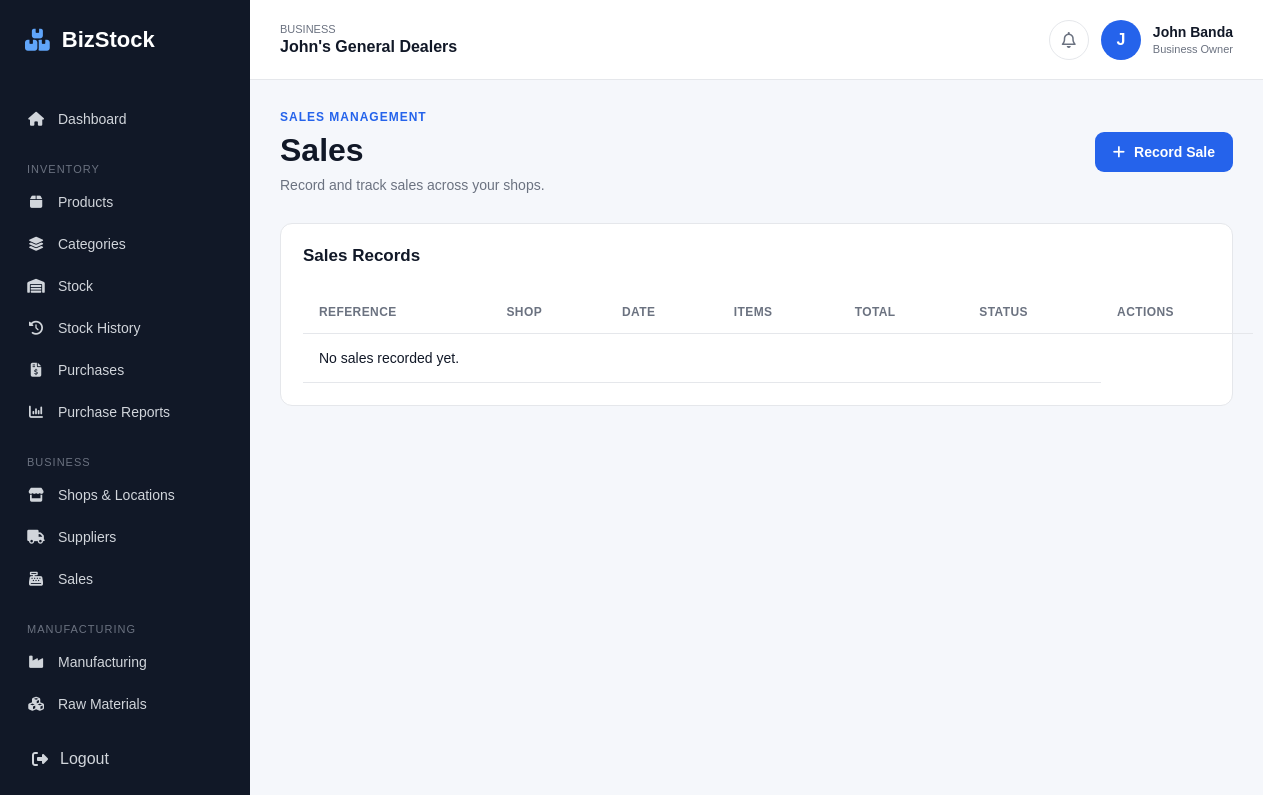
The app's page /inventory/sales/ (signed in), older data.
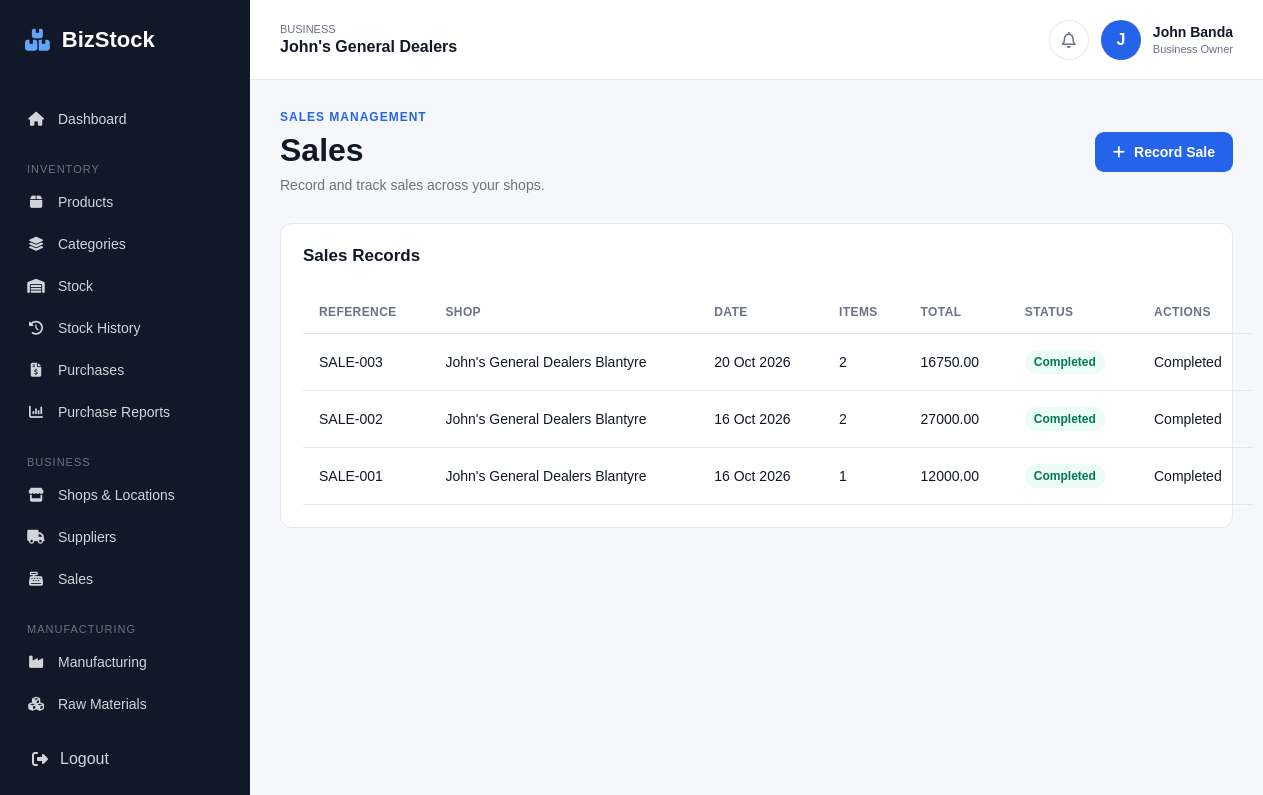
The same page, newer data.
### inventory/models.py (models this page shows, shortened)
class Sale(models.Model):
    STATUS_CHOICES = [
        ('draft', 'Draft'),
        ('completed', 'Completed'),
        ('cancelled', 'Cancelled'),
    ]
    business = models.ForeignKey(
        'businesses.Business',
        on_delete=models.CASCADE,
        related_name='sales',
    )
    location = models.ForeignKey(
        'shops.Location',
        on_delete=models.PROTECT,
        related_name='sales',
    )
    reference = models.CharField(
        max_length=100,
        blank=True,
    )
    status = models.CharField(
        max_length=20,
        choices=STATUS_CHOICES,
        default='draft',
    )
    notes = models.TextField(blank=True)
    created_by = models.ForeignKey(
        settings.AUTH_USER_MODEL,
        on_delete=models.SET_NULL,
        null=True,
        blank=True,
        related_name='bizstock_sales',
    )
    created_at = models.DateTimeField(auto_now_add=True)
    completed_at = models.DateTimeField(
        null=True,
        blank=True,
    )
    class Meta:
        ordering = ['-created_at']
    @property
    def total_amount(self):
        return sum(
            (item.line_total for item in self.items.all()),
            start=Decimal('0.00'),
        )

class SaleItem(models.Model):
    sale = models.ForeignKey(
        Sale,
        on_delete=models.CASCADE,
        related_name='items',
    )
    product = models.ForeignKey(
        'inventory.Product',
        on_delete=models.PROTECT,
        related_name='sale_items',
    )
    quantity = models.DecimalField(
        max_digits=12,
        decimal_places=2,
        validators=[MinValueValidator(Decimal('0.01'))],
    )
    unit_price = models.DecimalField(
        max_digits=12,
        decimal_places=2,
        validators=[MinValueValidator(Decimal('0.00'))],
    )
    unit_cost = models.DecimalField(
        max_digits=12,
        decimal_places=2,
        validators=[MinValueValidator(Decimal('0.00'))],
        default=Decimal('0.00'),
    )
    @property
    def line_total(self):
        return self.quantity * self.unit_price

### shops/models.py (models this page shows, shortened)
class Location(models.Model):
    LOCATION_TYPES = [
        ('factory', 'Factory'),
        ('shop', 'Shop'),
    ]
    business = models.ForeignKey(
        Business,
        on_delete=models.CASCADE,
        related_name='locations'
    )
    name = models.CharField(
        max_length=150
    )
    location_type = models.CharField(
        max_length=20,
        choices=LOCATION_TYPES
    )
    address = models.TextField(
        blank=True
    )
    phone = models.CharField(
        max_length=30,
        blank=True
    )
    is_active = models.BooleanField(
        default=True
    )
    created_at = models.DateTimeField(
        auto_now_add=True
    )
    class Meta:
        ordering = ['name']

### inventory/views.py (the view)
# urls.py: path('sales/', views.sale_list, name='sale_list'),
@login_required
def sale_list(request):
    business = request.user.userprofile.business
    sales = (
        Sale.objects
        .filter(business=business)
        .select_related('location', 'created_by')
        .prefetch_related('items__product')
        .order_by('-created_at')
    )
    return render(
        request,
        'inventory/sale_list.html',
        {'sales': sales},
    )

### templates/inventory/sale_list.html (shortened to what this page needs)
{% extends 'base.html' %}
{% block content %}
<div class="page-header">
    <div>
        <p class="page-label">SALES MANAGEMENT</p>
        <h1>Sales</h1>
        <p class="page-description">
            Record and track sales across your shops.
        </p>
    </div>
    <a href="{% url 'sale_create' %}" class="primary-button">
        <i class="fa-solid fa-plus"></i>
        Record Sale
    </a>
</div>
<div class="dashboard-panel">
    <div class="panel-header">
        <h2>Sales Records</h2>
    </div>
    <div class="table-responsive">
        <table class="data-table">
            <thead>
                <tr>
                    <th>Reference</th>
                    <th>Shop</th>
                    <th>Date</th>
                    <th>Items</th>
                    <th>Total</th>
                    <th>Status</th>
                    <th>Actions</th>
                </tr>
            </thead>
            <tbody>
                {% for sale in sales %}
                    <tr>
                        <td>
                            <a href="{% url 'sale_detail' sale.pk %}">
                                {{ sale.reference|default:"Sale #" }}{% if not sale.reference %}{{ sale.pk }}{% endif %}
                            </a>
                        </td>
                        <td>{{ sale.location.name }}</td>
                        <td>{{ sale.created_at|date:"d M Y" }}</td>
                        <td>{{ sale.items.count }}</td>
                        <td>{{ sale.total_amount|floatformat:2 }}</td>
                        <td>
                            <span class="status-badge {% if sale.status == 'completed' %}active{% elif sale.status == 'cancelled' %}inactive{% endif %}">
                                {{ sale.get_status_display }}
                            </span>
                        </td>
                        <td>
                            {% if sale.status == 'draft' %}
                                <form method="post" action="{% url 'sale_complete' sale.pk %}" onsubmit="return confirm('Complete this sale and deduct stock?');">
                                    {% csrf_token %}
                                    <button type="submit" class="primary-button">
                                        Complete Sale
                                    </button>
                                </form>
                            {% elif sale.status == 'completed' %}
                                <span>Completed</span>
                            {% else %}
                                <span>Cancelled</span>
                            {% endif %}
                        </td>
                    </tr>
                {% empty %}
                    <tr>
                        <td colspan="6">
                            No sales recorded yet.
                        </td>
                    </tr>
                {% endfor %}
            </tbody>
        </table>
    </div>
</div>
{% endblock %}

Row changes from the older to the newer data that the page shows:
added Sale: reference "SALE-003", location.name "John's General Dealers Blantyre", created_at "20 Oct 2026", items.count "2", total_amount "16750.00", status "Completed"
added Sale: reference "SALE-002", location.name "John's General Dealers Blantyre", created_at "16 Oct 2026", items.count "2", total_amount "27000.00", status "Completed"
added Sale: reference "SALE-001", location.name "John's General Dealers Blantyre", created_at "16 Oct 2026", items.count "1", total_amount "12000.00", status "Completed"
Text that changed along with them:
text no longer shown: "No sales recorded yet."
